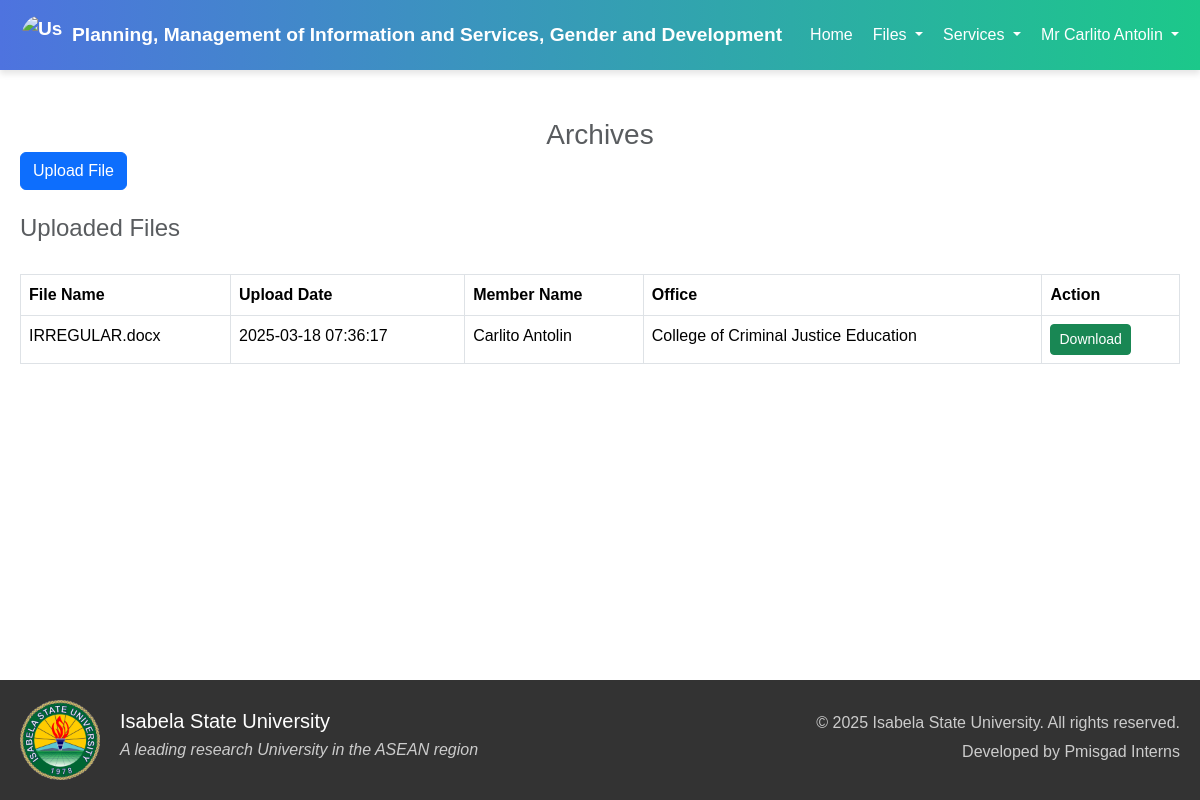
Page /pages/upload_file.php (signed in) on the committed database.
### tables this page shows
CREATE TABLE `uploads` (
  `id` int(11) NOT NULL,
  `member_id` int(11) NOT NULL,
  `file_name` varchar(255) NOT NULL,
  `file_path` varchar(255) NOT NULL,
  `upload_date` timestamp NOT NULL DEFAULT current_timestamp(),
  `folder_id` int(11) DEFAULT NULL
);

CREATE TABLE `member` (
  `member_id` int(11) NOT NULL,
  `member_first` varchar(100) DEFAULT NULL,
  `member_last` varchar(100) DEFAULT NULL,
  `member_gender` varchar(100) DEFAULT NULL,
  `username` varchar(50) DEFAULT NULL,
  `password` varchar(50) DEFAULT NULL,
  `office_id` int(11) DEFAULT NULL,
  `salut_id` int(11) DEFAULT NULL,
  `rank_id` int(11) DEFAULT NULL,
  `designation_id` int(11) DEFAULT NULL,
  `failed_attempts` int(11) DEFAULT 0,
  `last_failed_attempt` timestamp NULL DEFAULT NULL,
  `is_suspended` tinyint(1) DEFAULT 0,
  `role` varchar(10) DEFAULT NULL
);

CREATE TABLE `office_name` (
  `office_id` int(11) NOT NULL,
  `office_name` varchar(100) NOT NULL,
  `office_address` varchar(50) NOT NULL
);

### pages/upload_file.php (the view, shortened to what this page needs)
<?php
include '../components/config.php';
$member_id = $_SESSION['member_id'];
$files_query = "
    SELECT
        u.file_name,
        u.file_path,
        u.upload_date,
        m.member_first,
        m.member_last,
        o.office_name
    FROM
        uploads u
    JOIN
        member m ON u.member_id = m.member_id
    JOIN
        office_name o ON m.office_id = o.office_id
    WHERE
        u.member_id = ?
";
$stmt = $con->prepare($files_query);
$stmt->bind_param("i", $member_id);
$stmt->execute();
$files_result = $stmt->get_result();
?>
<!DOCTYPE html>
<html lang="en">
<head>
    <link rel="stylesheet" href="https://cdn.jsdelivr.net/npm/bootstrap@5.3.3/dist/css/bootstrap.min.css">
    <link rel="stylesheet" href="../styles/styles.css">
    <link href='https://unpkg.com/boxicons@2.1.4/css/boxicons.min.css' rel='stylesheet'>
    <link rel="stylesheet" href="../styles/user_header.css">
    <link rel="stylesheet" href="../styles/hover.css">
</head>
<body>
    <?php include '../components/header.php'; ?>
    <div class="container my-5">
        <h3 class="card-title text-center text-muted">Archives</h3>
        <button type="button" class="btn btn-primary mb-4" data-bs-toggle="modal" data-bs-target="#uploadModal">
            Upload File
        </button>
        <h4 class="card-title text-muted">Uploaded Files</h4>
        <div class="table-responsive">
            <table class="table table-bordered" style="margin-top: 2rem;">
                <thead>
                    <tr>
                        <th>File Name</th>
                        <th>Upload Date</th>
                        <th>Member Name</th>
                        <th>Office</th>
                        <th>Action</th>
                    </tr>
                </thead>
                <tbody>
                    <?php
                    if ($files_result && mysqli_num_rows($files_result) > 0) {
                        while ($row = mysqli_fetch_assoc($files_result)) {
                            echo "<tr>";
                            echo "<td>" . htmlspecialchars($row['file_name']) . "</td>";
                            echo "<td>" . htmlspecialchars($row['upload_date']) . "</td>";
                            echo "<td>" . htmlspecialchars($row['member_first'] . ' ' . $row['member_last']) . "</td>";
                            echo "<td>" . htmlspecialchars($row['office_name']) . "</td>";
                            echo "<td><a href='" . htmlspecialchars($row['file_path']) . "' download class='btn btn-success btn-sm'>Download</a></td>";
                            echo "</tr>";
                        }
                    } else {
                        echo "<tr><td colspan='5'>No files uploaded yet.</td></tr>";
                    }
                    ?>
                </tbody>
            </table>
        </div>
    </div>
    <?php include '../components/footer.php'; ?>
</body>
</html>

### styles/styles.css (style rules this page uses)
body { font-family: 'Arial', sans-serif; }

### components/footer.php (style rules this page uses)
body { display: flex; flex-direction: column; min-height: 100vh; margin: 0; }
.container { max-width: 1200px; margin: 0 auto; padding: 0 20px; }

### rows in the picture
uploads: file_name "IRREGULAR.docx", upload_date "2025-03-18 07:36:17", member.member_last "Carlito Antolin", office_name.office_name "College of Criminal Justice Education"

### other values in the picture
$_SESSION['full_name'] "Mr Carlito Antolin"
